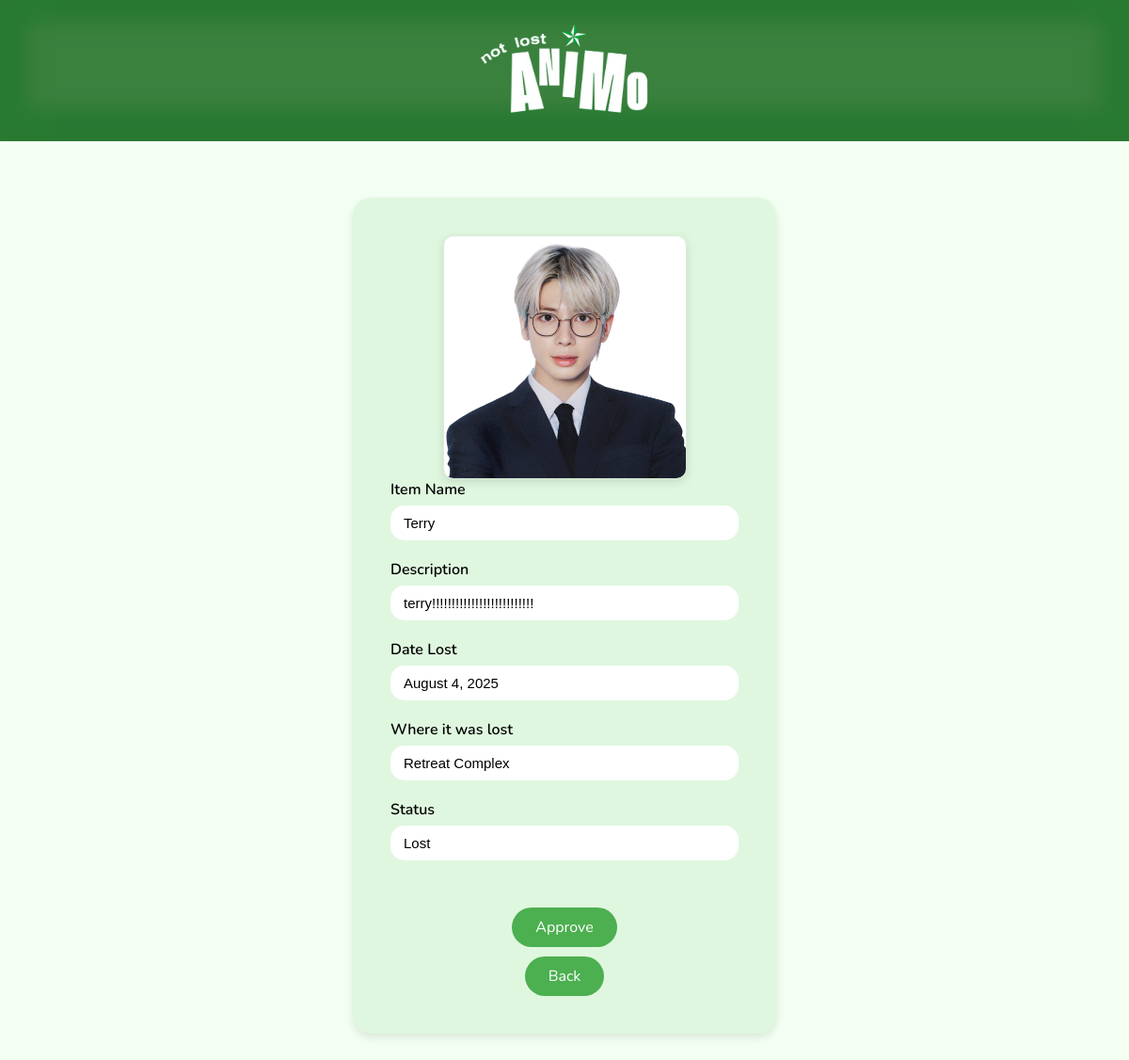
The app's page /public/staff-pending-item-view.php?vid=57, older data.
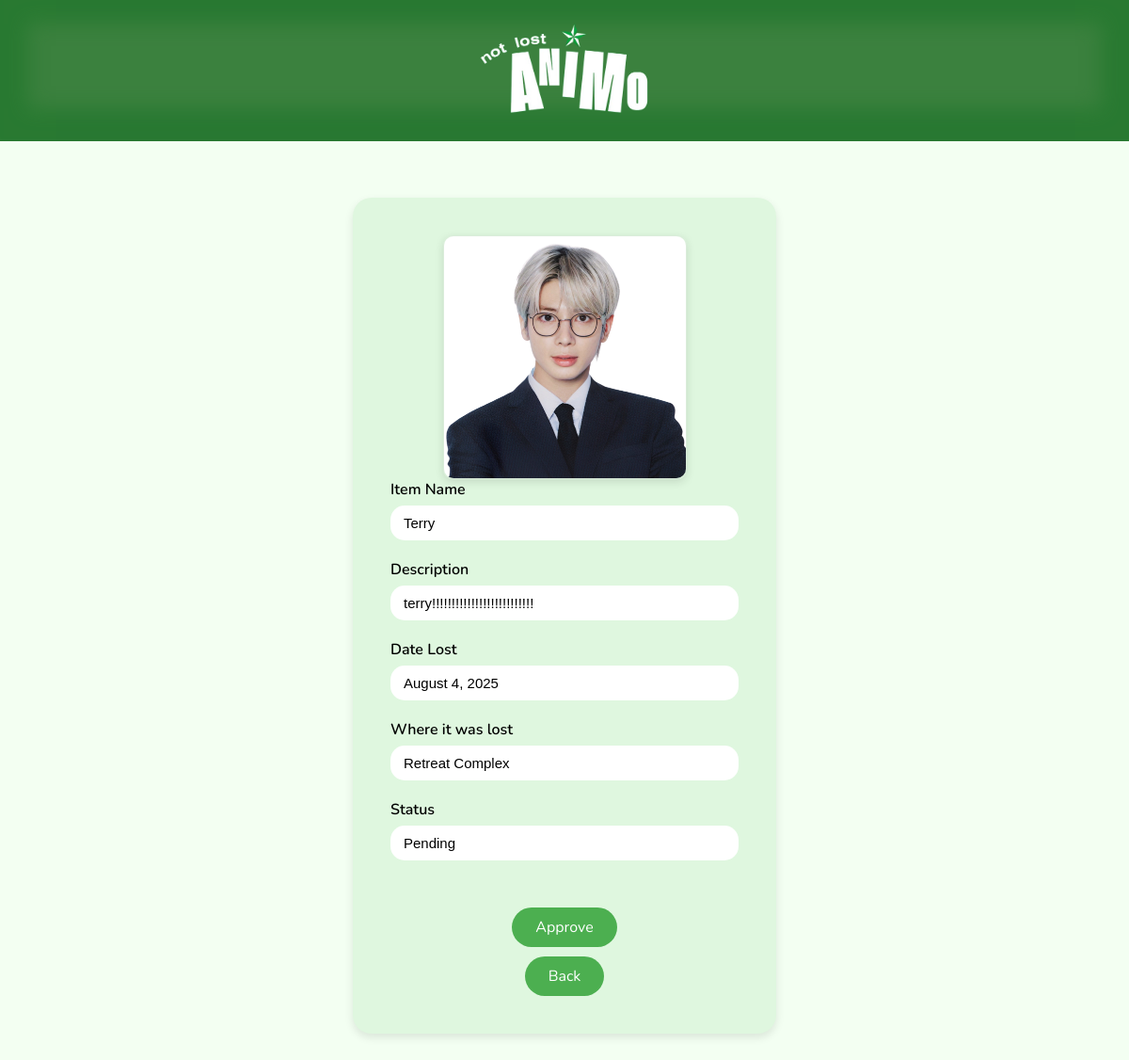
The same page, newer data.
### tables this page shows
CREATE TABLE `item_submission` (
  `item_index` int(11) NOT NULL,
  `user_submit_index` int(11) NOT NULL COMMENT 'The person who submitted the lost item',
  `image_path` varchar(255) DEFAULT NULL COMMENT 'Path to uploaded image',
  `item_name` varchar(100) NOT NULL COMMENT 'Name or title of the item',
  `description` text DEFAULT NULL COMMENT 'Description of the item',
  `lost_location` varchar(100) NOT NULL COMMENT 'Where the item was lost (e.g., library, building)',
  `lost_date` date NOT NULL COMMENT 'When the item was lost',
  `user_retrieve_index` int(11) NOT NULL,
  `retrieval_date` date DEFAULT NULL,
  `status` varchar(20) NOT NULL COMMENT 'Status of the item, e.g., Lost or Found',
  `approved` tinyint(1) DEFAULT 0
);

### public/staff-pending-item-view.php (the view, shortened to what this page needs)
<?php require("../include/conn.php");
$vitemindex = $_REQUEST['vid'];
$sql = "SELECT * FROM item_submission where item_index='$vitemindex'";
$result = $conn->query($sql);
if ($result->num_rows > 0){
    while ($row = $result->fetch_assoc())
    {
        $vitemname = htmlspecialchars($row['item_name']);
            $fullDescription = htmlspecialchars($row['description']);
            $vdescription = mb_strimwidth($fullDescription, 0, 100, '...');
            $rawDate = $row['lost_date'];
            $vlostdate = date("F j, Y", strtotime($rawDate));
        $vimagepath = htmlspecialchars($row['image_path']);
        $vlostlocation = htmlspecialchars($row['lost_location']);
        $vstatus = htmlspecialchars($row['status']);
        }
    }
?>
<!DOCTYPE html>
<html lang="en">
<head>
    <link rel="stylesheet" href="css/base.css?v=<?= time() ?>">
    <link rel="stylesheet" href="css/header.css?v=<?= time() ?>">
    <link rel="stylesheet" href="css/item-view.css?v=<?= time() ?>">
</head>
<body>
<header>
    <img src="media/logo.png" alt="notlostanimo-logo" class="logo-img">
</header>
<div class="container">
<center>
<div class="img-container">
    <?php
        $imageFullPath = 'media/' . $vimagepath;
        if (!empty($vimagepath) && file_exists($imageFullPath)) {
            echo "<img src='{$imageFullPath}' alt='Item Image'>";
        } else {
            echo "<p><em>No image available</em></p>";
        }
    ?>
    </div>
</center>
        <label for="txtitemname">Item Name</label>
        <input readonly type="text" name="item_name" id="txtitemname" value="<?php echo $vitemname; ?>">
        <label for="txtdescription">Description</label>
        <input readonly type="text" name="description" id="txtdescription" value="<?php echo $vdescription; ?>">
        <label for="txtlostdate">Date Lost</label>
        <input readonly type="text" name="lost_date" id="txtlostdate" value="<?php echo $vlostdate; ?>">
        <label for="txtlostlocation">Where it was lost</label>
        <input readonly type="text" name="lost_location" id="txtlostlocation" value="<?php echo $vlostlocation; ?>">
        <label for="txtstatus">Status</label>
        <input readonly type="text" name="status" id="txtstatus" value="<?php echo $vstatus; ?>">
        <div class="form-buttons">
            <form method="post" action="approve-item.php">
                <button class="btn" class="back-button" type="submit" name="approve">Approve</button>
            </form>
            <button type="button" class="back-button" onclick="window.location.href='staff-pending-item-main.php'">Back</button>
        </div>
</div>
</body>
</html>

Row changes from the older to the newer data that the page shows:
changed item_submission "Terry": status "Lost" → "Pending"
